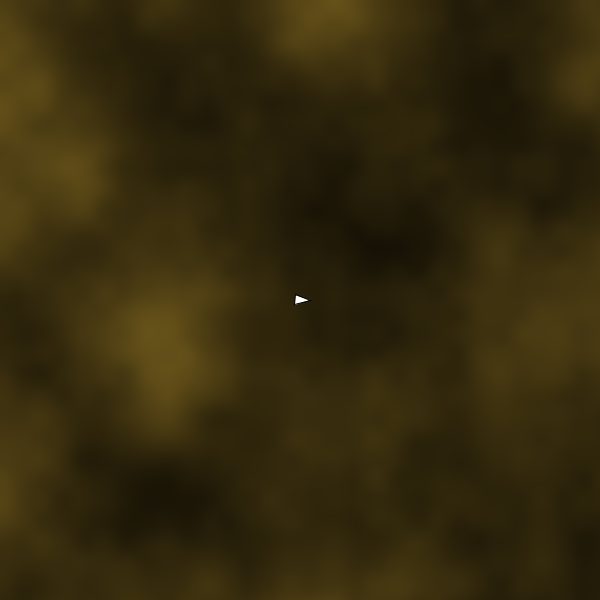
Frame 1 (no input)
Frame 60 (the mouse pressed at the canvas centre just before this capture): identical to frame 1, image omitted
Frame 120 (the mouse held since frame 60 and released just before this capture): identical to frame 1, image omitted

The Processing sketch that drew this single still picture (run headless with seeded random() and noise(); from frame 60 on, the mouse is pressed at the canvas centre):

// Processing sketch: heatsigdriver
// ── heatsigdriver.pde
void setup () {
  size(600, 600);
  ship = new Ship();
}

void draw() {
  background(0);
  pushMatrix();
  drawStars();
  translate(width / 2, height / 2);

  ship.update();
  ship.draw();
  popMatrix();
}

void drawStars() {
  loadPixels();
  float zoff = 1;
  for (float x = 0; x < width; x += 1) {
    for (float y = 0; y < height; y += 1) {
      float xoff = (x + ship.pos.x) * (0.006);
      float yoff = (y + ship.pos.y) * (0.006);

      float n1 = noise(xoff, yoff, 0);
      float n2 = n1 * 0.8;
      float n3 = n1 * 0.5;
      float r = map(n1, 0, 1, 0, 128);
      float g = map(n2, 0, 1, 0, 128);
      float b = map(n3, 0, 1, 0, 64);
      int i = floor(x) + floor(y) * width;
      pixels[i] = color(r,g,b);
      
    }
  }
  //for (float zoff = -1; zoff < 0; zoff += 0.2) {

  //}
  updatePixels();
}

void mousePressed() {
}

void mouseDragged() {
  MOUSE.set(mouseX -(width/2), mouseY - (height/ 2));
  ship.applyForce(MOUSE.normalize());
  
}
// ── Globals.pde
PVector MOUSE = new PVector();
Ship ship;
// ── Ship.pde
class Ship {
  PVector pos, vel, acc;
  float maxSpeed;
  float facing;
  
  Ship() {
    pos = new PVector(0,0);
    vel = new PVector(0,0);
    acc = new PVector(0,0);
    maxSpeed = 10;
    
  }
  
  void applyForce(PVector force) {
    acc.add(force);
  }
  
  void update() {
    vel.add(acc);
    vel.limit(maxSpeed);
    acc.mult(0);
    pos.add(vel);
    
    facing = vel.heading() + HALF_PI;
  }
  
  void draw() {
    pushMatrix();
    rotate(facing);
    beginShape();
    
    vertex(0, -10);
    vertex(-5,5);
    vertex(5,5);
   
    endShape(CLOSE);
    
    popMatrix();
    
  }
  
}
